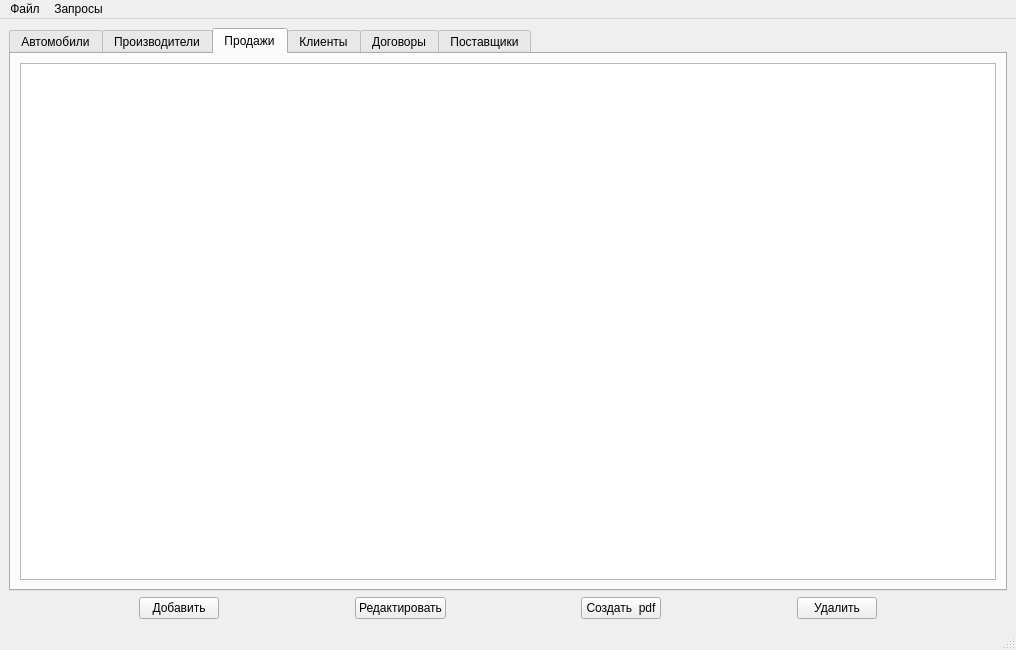
<?xml version="1.0" encoding="UTF-8"?>
<ui version="4.0">
 <class>MainWindow</class>
 <widget class="QMainWindow" name="MainWindow">
  <property name="geometry">
   <rect>
    <x>0</x>
    <y>0</y>
    <width>1016</width>
    <height>650</height>
   </rect>
  </property>
  <property name="contextMenuPolicy">
   <enum>Qt::ActionsContextMenu</enum>
  </property>
  <property name="windowTitle">
   <string>MainWindow</string>
  </property>
  <widget class="QWidget" name="centralwidget">
   <layout class="QGridLayout" name="gridLayout_8">
    <item row="0" column="0">
     <layout class="QVBoxLayout" name="verticalLayout">
      <item>
       <widget class="QTabWidget" name="tabWidget">
        <property name="layoutDirection">
         <enum>Qt::LeftToRight</enum>
        </property>
        <property name="tabShape">
         <enum>QTabWidget::Rounded</enum>
        </property>
        <property name="currentIndex">
         <number>2</number>
        </property>
        <property name="iconSize">
         <size>
          <width>16</width>
          <height>16</height>
         </size>
        </property>
        <property name="elideMode">
         <enum>Qt::ElideNone</enum>
        </property>
        <property name="usesScrollButtons">
         <bool>true</bool>
        </property>
        <widget class="QWidget" name="tab_prod">
         <attribute name="title">
          <string>Автомобили</string>
         </attribute>
         <layout class="QGridLayout" name="gridLayout">
          <item row="0" column="0">
           <widget class="QTableView" name="tableView_prod"/>
          </item>
         </layout>
        </widget>
        <widget class="QWidget" name="tab_brend">
         <attribute name="title">
          <string>Производители</string>
         </attribute>
         <layout class="QGridLayout" name="gridLayout_2">
          <item row="0" column="0">
           <widget class="QTableView" name="tableView_brend"/>
          </item>
         </layout>
        </widget>
        <widget class="QWidget" name="tab_ord">
         <attribute name="title">
          <string>Продажи</string>
         </attribute>
         <layout class="QGridLayout" name="gridLayout_7">
          <item row="0" column="0">
           <widget class="QTableView" name="tableView_ord"/>
          </item>
         </layout>
        </widget>
        <widget class="QWidget" name="tab_client">
         <attribute name="title">
          <string>Клиенты</string>
         </attribute>
         <layout class="QGridLayout" name="gridLayout_6">
          <item row="0" column="0">
           <widget class="QTableView" name="tableView_client"/>
          </item>
         </layout>
        </widget>
        <widget class="QWidget" name="tab_treaty">
         <attribute name="title">
          <string>Договоры</string>
         </attribute>
         <layout class="QGridLayout" name="gridLayout_4">
          <item row="0" column="0">
           <widget class="QTableView" name="tableView_treaty"/>
          </item>
         </layout>
        </widget>
        <widget class="QWidget" name="tab_comp">
         <attribute name="title">
          <string>Поставщики</string>
         </attribute>
         <layout class="QGridLayout" name="gridLayout_3">
          <item row="0" column="0">
           <widget class="QTableView" name="tableView_comp"/>
          </item>
         </layout>
        </widget>
       </widget>
      </item>
      <item>
       <layout class="QHBoxLayout" name="horizontalLayout">
        <item>
         <spacer name="horizontalSpacer_3">
          <property name="orientation">
           <enum>Qt::Horizontal</enum>
          </property>
          <property name="sizeHint" stdset="0">
           <size>
            <width>40</width>
            <height>20</height>
           </size>
          </property>
         </spacer>
        </item>
        <item>
         <widget class="QPushButton" name="addButton">
          <property name="text">
           <string>Добавить</string>
          </property>
         </widget>
        </item>
        <item>
         <spacer name="horizontalSpacer">
          <property name="orientation">
           <enum>Qt::Horizontal</enum>
          </property>
          <property name="sizeHint" stdset="0">
           <size>
            <width>40</width>
            <height>20</height>
           </size>
          </property>
         </spacer>
        </item>
        <item>
         <widget class="QPushButton" name="changeButton">
          <property name="text">
           <string>Редактировать</string>
          </property>
         </widget>
        </item>
        <item>
         <spacer name="horizontalSpacer_2">
          <property name="orientation">
           <enum>Qt::Horizontal</enum>
          </property>
          <property name="sizeHint" stdset="0">
           <size>
            <width>40</width>
            <height>20</height>
           </size>
          </property>
         </spacer>
        </item>
        <item>
         <widget class="QPushButton" name="pdfBtn">
          <property name="text">
           <string>Создать  pdf</string>
          </property>
         </widget>
        </item>
        <item>
         <spacer name="horizontalSpacer_5">
          <property name="orientation">
           <enum>Qt::Horizontal</enum>
          </property>
          <property name="sizeHint" stdset="0">
           <size>
            <width>40</width>
            <height>20</height>
           </size>
          </property>
         </spacer>
        </item>
        <item>
         <widget class="QPushButton" name="delButton">
          <property name="text">
           <string>Удалить</string>
          </property>
         </widget>
        </item>
        <item>
         <spacer name="horizontalSpacer_4">
          <property name="orientation">
           <enum>Qt::Horizontal</enum>
          </property>
          <property name="sizeHint" stdset="0">
           <size>
            <width>40</width>
            <height>20</height>
           </size>
          </property>
         </spacer>
        </item>
       </layout>
      </item>
     </layout>
    </item>
   </layout>
  </widget>
  <widget class="QStatusBar" name="statusbar"/>
  <widget class="QMenuBar" name="menuBar">
   <property name="geometry">
    <rect>
     <x>0</x>
     <y>0</y>
     <width>1016</width>
     <height>20</height>
    </rect>
   </property>
   <property name="defaultUp">
    <bool>false</bool>
   </property>
   <property name="nativeMenuBar">
    <bool>false</bool>
   </property>
   <widget class="QMenu" name="menu">
    <property name="title">
     <string>Запросы</string>
    </property>
    <addaction name="action"/>
    <addaction name="action_2"/>
    <addaction name="separator"/>
    <addaction name="action_4"/>
    <addaction name="action_3"/>
    <addaction name="separator"/>
    <addaction name="action_6"/>
    <addaction name="action_7"/>
    <addaction name="separator"/>
    <addaction name="action_9"/>
   </widget>
   <widget class="QMenu" name="menu_2">
    <property name="title">
     <string>Файл</string>
    </property>
    <addaction name="action_pdf"/>
   </widget>
   <addaction name="menu_2"/>
   <addaction name="menu"/>
  </widget>
  <action name="action_1">
   <property name="text">
    <string>запрос 1</string>
   </property>
  </action>
  <action name="action">
   <property name="checkable">
    <bool>false</bool>
   </property>
   <property name="text">
    <string>Кол-во проданного товара</string>
   </property>
  </action>
  <action name="action_2">
   <property name="text">
    <string>Товар на складе</string>
   </property>
  </action>
  <action name="action_4">
   <property name="text">
    <string>Поставщики товара по типу товара</string>
   </property>
  </action>
  <action name="action_3">
   <property name="text">
    <string>Договора на товар</string>
   </property>
  </action>
  <action name="action_6">
   <property name="text">
    <string>Продажи за период</string>
   </property>
  </action>
  <action name="action_7">
   <property name="text">
    <string>Договора за период</string>
   </property>
  </action>
  <action name="action_9">
   <property name="text">
    <string>Оплата счетов</string>
   </property>
   <property name="toolTip">
    <string>Оплата счетов</string>
   </property>
  </action>
  <action name="action_pdf">
   <property name="text">
    <string>Сохранить таблицу в pdf</string>
   </property>
  </action>
 </widget>
 <resources/>
 <connections>
  <connection>
   <sender>action</sender>
   <signal>triggered()</signal>
   <receiver>MainWindow</receiver>
   <slot>request()</slot>
   <hints>
    <hint type="sourcelabel">
     <x>-1</x>
     <y>-1</y>
    </hint>
    <hint type="destinationlabel">
     <x>507</x>
     <y>324</y>
    </hint>
   </hints>
  </connection>
  <connection>
   <sender>action_9</sender>
   <signal>triggered()</signal>
   <receiver>MainWindow</receiver>
   <slot>payments()</slot>
   <hints>
    <hint type="sourcelabel">
     <x>-1</x>
     <y>-1</y>
    </hint>
    <hint type="destinationlabel">
     <x>507</x>
     <y>324</y>
    </hint>
   </hints>
  </connection>
  <connection>
   <sender>action_2</sender>
   <signal>triggered()</signal>
   <receiver>MainWindow</receiver>
   <slot>stok()</slot>
   <hints>
    <hint type="sourcelabel">
     <x>-1</x>
     <y>-1</y>
    </hint>
    <hint type="destinationlabel">
     <x>507</x>
     <y>324</y>
    </hint>
   </hints>
  </connection>
  <connection>
   <sender>action_3</sender>
   <signal>triggered()</signal>
   <receiver>MainWindow</receiver>
   <slot>treatys_on_prod()</slot>
   <hints>
    <hint type="sourcelabel">
     <x>-1</x>
     <y>-1</y>
    </hint>
    <hint type="destinationlabel">
     <x>507</x>
     <y>324</y>
    </hint>
   </hints>
  </connection>
  <connection>
   <sender>action_4</sender>
   <signal>triggered()</signal>
   <receiver>MainWindow</receiver>
   <slot>supplier_by_brend()</slot>
   <hints>
    <hint type="sourcelabel">
     <x>-1</x>
     <y>-1</y>
    </hint>
    <hint type="destinationlabel">
     <x>507</x>
     <y>324</y>
    </hint>
   </hints>
  </connection>
  <connection>
   <sender>action_6</sender>
   <signal>triggered()</signal>
   <receiver>MainWindow</receiver>
   <slot>solds_in_range()</slot>
   <hints>
    <hint type="sourcelabel">
     <x>-1</x>
     <y>-1</y>
    </hint>
    <hint type="destinationlabel">
     <x>507</x>
     <y>324</y>
    </hint>
   </hints>
  </connection>
  <connection>
   <sender>action_7</sender>
   <signal>triggered()</signal>
   <receiver>MainWindow</receiver>
   <slot>supplys_in_range()</slot>
   <hints>
    <hint type="sourcelabel">
     <x>-1</x>
     <y>-1</y>
    </hint>
    <hint type="destinationlabel">
     <x>507</x>
     <y>324</y>
    </hint>
   </hints>
  </connection>
  <connection>
   <sender>action_pdf</sender>
   <signal>triggered()</signal>
   <receiver>MainWindow</receiver>
   <slot>safe_table_in_pdf()</slot>
   <hints>
    <hint type="sourcelabel">
     <x>-1</x>
     <y>-1</y>
    </hint>
    <hint type="destinationlabel">
     <x>507</x>
     <y>324</y>
    </hint>
   </hints>
  </connection>
  <connection>
   <sender>tableView_prod</sender>
   <signal>clicked(QModelIndex)</signal>
   <receiver>MainWindow</receiver>
   <slot>on_tableView_brend_clicked(QModelIndex)</slot>
   <hints>
    <hint type="sourcelabel">
     <x>595</x>
     <y>181</y>
    </hint>
    <hint type="destinationlabel">
     <x>728</x>
     <y>21</y>
    </hint>
   </hints>
  </connection>
  <connection>
   <sender>tabWidget</sender>
   <signal>currentChanged(int)</signal>
   <receiver>MainWindow</receiver>
   <slot>DisEnBtn()</slot>
   <hints>
    <hint type="sourcelabel">
     <x>427</x>
     <y>284</y>
    </hint>
    <hint type="destinationlabel">
     <x>427</x>
     <y>300</y>
    </hint>
   </hints>
  </connection>
  <connection>
   <sender>tableView_comp</sender>
   <signal>clicked(QModelIndex)</signal>
   <receiver>MainWindow</receiver>
   <slot>on_tableView_brend_clicked(QModelIndex)</slot>
   <hints>
    <hint type="sourcelabel">
     <x>456</x>
     <y>365</y>
    </hint>
    <hint type="destinationlabel">
     <x>493</x>
     <y>564</y>
    </hint>
   </hints>
  </connection>
  <connection>
   <sender>tableView_client</sender>
   <signal>clicked(QModelIndex)</signal>
   <receiver>MainWindow</receiver>
   <slot>on_tableView_brend_clicked(QModelIndex)</slot>
   <hints>
    <hint type="sourcelabel">
     <x>476</x>
     <y>357</y>
    </hint>
    <hint type="destinationlabel">
     <x>541</x>
     <y>556</y>
    </hint>
   </hints>
  </connection>
  <connection>
   <sender>tableView_treaty</sender>
   <signal>clicked(QModelIndex)</signal>
   <receiver>MainWindow</receiver>
   <slot>on_tableView_brend_clicked(QModelIndex)</slot>
   <hints>
    <hint type="sourcelabel">
     <x>427</x>
     <y>495</y>
    </hint>
    <hint type="destinationlabel">
     <x>505</x>
     <y>541</y>
    </hint>
   </hints>
  </connection>
  <connection>
   <sender>tableView_ord</sender>
   <signal>clicked(QModelIndex)</signal>
   <receiver>MainWindow</receiver>
   <slot>on_tableView_brend_clicked(QModelIndex)</slot>
   <hints>
    <hint type="sourcelabel">
     <x>443</x>
     <y>286</y>
    </hint>
    <hint type="destinationlabel">
     <x>546</x>
     <y>569</y>
    </hint>
   </hints>
  </connection>
 </connections>
 <slots>
  <slot>on_tableView_brend_clicked(QModelIndex)</slot>
  <slot>DisEnBtn()</slot>
  <slot>request()</slot>
  <slot>stok()</slot>
  <slot>supplier_by_brend()</slot>
  <slot>treatys_on_prod()</slot>
  <slot>solds_in_range()</slot>
  <slot>supplys_in_range()</slot>
  <slot>payments()</slot>
  <slot>safe_table_in_pdf()</slot>
 </slots>
</ui>
